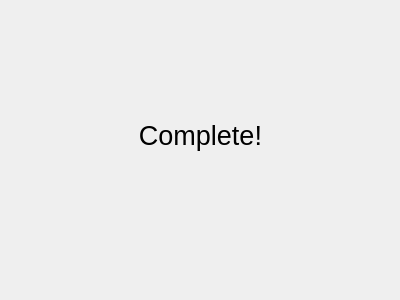
<?xml version="1.0" encoding="UTF-8"?>
<ui version="4.0">
 <class>Dialog</class>
 <widget class="QDialog" name="Dialog">
  <property name="geometry">
   <rect>
    <x>0</x>
    <y>0</y>
    <width>400</width>
    <height>300</height>
   </rect>
  </property>
  <property name="windowTitle">
   <string>Dialog</string>
  </property>
  <widget class="QLabel" name="label">
   <property name="geometry">
    <rect>
     <x>70</x>
     <y>90</y>
     <width>261</width>
     <height>91</height>
    </rect>
   </property>
   <property name="font">
    <font>
     <pointsize>20</pointsize>
    </font>
   </property>
   <property name="text">
    <string>Complete!</string>
   </property>
   <property name="alignment">
    <set>Qt::AlignCenter</set>
   </property>
  </widget>
 </widget>
 <resources/>
 <connections/>
</ui>
